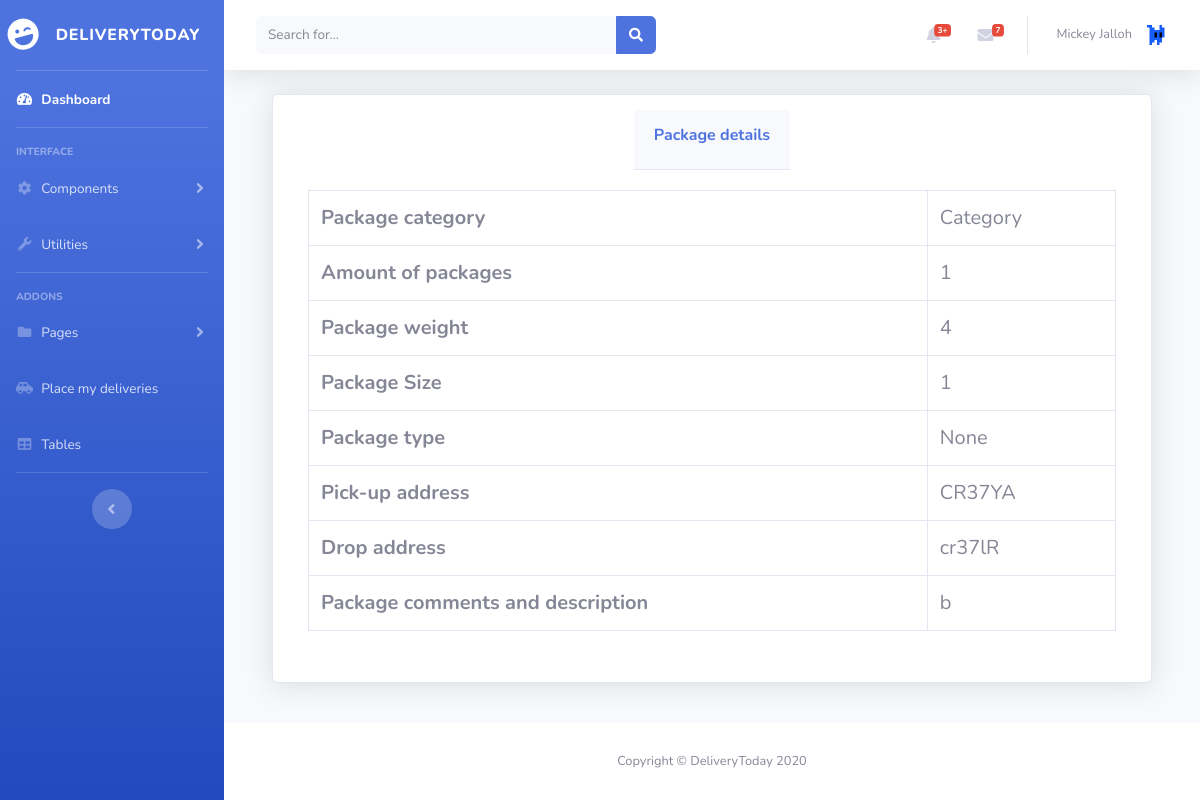
Page /user/view_package/2 (signed in) on the committed database.
### flaskapp/models.py (models this page shows, shortened)
class BaseModel(Model):
    class Meta:
        database = db

class Package(BaseModel):
    user = ForeignKeyField(User, backref = "packages")
    amount = IntegerField()
    category = CharField()
    weight = IntegerField()
    size = IntegerField()
    pkgType = CharField()
    pkgSource = CharField()
    description = CharField()
    pkgDes = CharField()
    status = CharField() #Pending, In-Progress, Delievered, On-Pickup
    timestamp = DateTimeField()
    pickup_address = CharField()
    drop_address = CharField()

### flaskapp/user/__init__.py (the view)
@user.route("/user/view_package/<int:id>")
@login_required
def view_package(id:int):
    permission_required(["User"])
    p: Package = Package.select().where(Package.id == id).first()
    return render_template("user/view_package.html", package = p)

### flaskapp/app.py (called while the page is built)
@app.before_request
def before_request():
    session.permanent = True
    app.permanent_session_lifetime = timedelta(minutes=30)

### flaskapp/helpers/permissionHandler.py (called while the page is built)
def permission_required(permissions: List):
    has_permission = False
    for permission in permissions:
        if permission in current_user.account_type:
            has_permission = True
    if not has_permission:
        abort(403)

### flaskapp/models.py (called while the page is built)
@login_manager.user_loader
def load_user(id):
    return User.select().where(User.id == id).first()

### flaskapp/templates/user/view_package.html
{% extends "admin-layout-driver.html" %}
{% block content %}
<div class="container">
    <div class="row">
        <div class="col-md-12">
            <div class="card shadow mb-4">
                <div class="card-header py-3">
                    <h6 class="font-weight-bold text-primary">Package details</h6>
                </div>
                <div class="card-body">
                    <div class="table-responsive">
                        <table class="table table-bordered" id="dataTable" width="100%" cellspacing="0">
                                <tr>
                                    <th>Package category</th>
                                    <td>{{package.category}}</td>
                                </tr>
                                <tr>
                                    <th>Amount of packages</th>
                                    <td>{{package.amount}}</td>
                                </tr>
                                <tr>
                                    <th>Package weight</th>
                                    <td>{{package.weight}}</td>
                                </tr>
                                <tr>
                                    <th>Package Size</th>
                                    <td>{{package.size}}</td>
                                </tr>
                                <tr>
                                    <th>Package type</th>
                                    <td>{{package.pkgType}}</td>
                                </tr>
                                <tr>
                                    <th>Pick-up address</th>
                                    <td>{{package.pkgSource}}</td>
                                </tr>
                                <tr>
                                    <th>Drop address</th>
                                    <td>{{package.pkgDes}}</td>
                                </tr>
                                <tr>
                                    <th>Package comments and description</th>
                                    <td>{{package.description}}</td>
                                </tr>
                        </table>
                    </div>
                </div>
            </div>
        </div>
    </div>
</div>
{% endblock content %}

### flaskapp/static/css/site.css (style rules this page uses)
Body { background-image: url("/static/images/Delogo.png"); background-size: cover; background-attachment: fixed; background-size: 100%, 100%; font-family: 'Times New Roman', Times, serif; }
* { margin: 0px; padding: 0px; }
.card { background: transparent; border-radius: 0px; border: 0px; border-bottom: 1px solid gray; padding: 15px; color:black; font-size: 20px; }
.card-header { align-self: center; font-size: 20px; color: white; }

### rows in the picture
Package: category "Category", amount "1", weight "4", size "1", pkgType "None", pkgSource "CR37YA", pkgDes "cr37lR", description "b"

### other values in the picture
{{ session["name"] }} "Mickey Jalloh"
